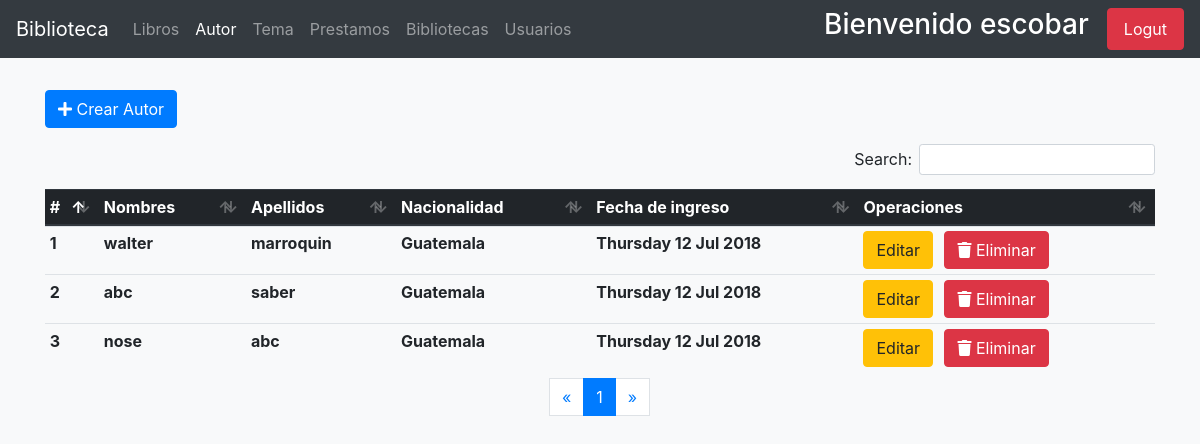
/autores/autores/ (signed in), run on an earlier commit of the app's database.
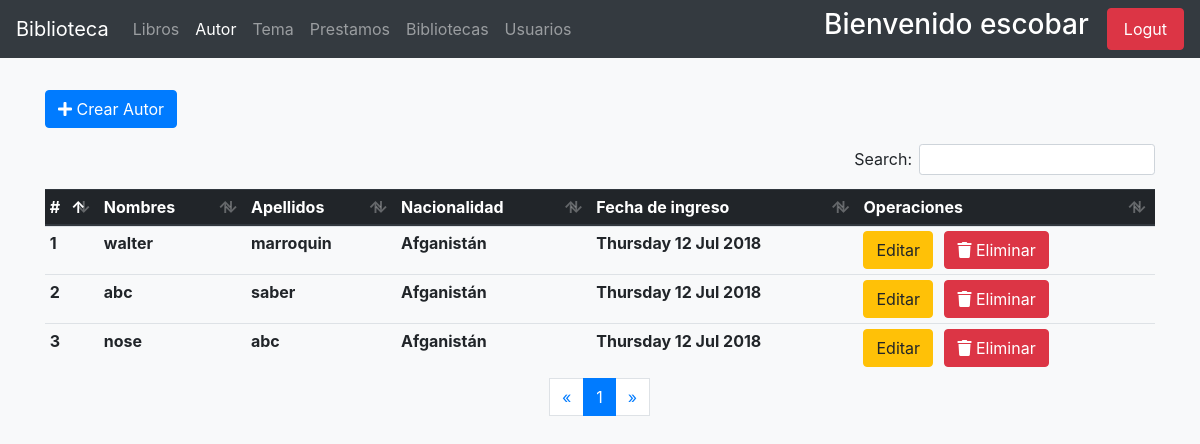
And on a later commit of the database.
### apps/autores/models.py (models this page shows, shortened)
class Author(models.Model):
    nombre = models.CharField(_('nombre'), max_length=150)
    apellido = models.CharField(_('apellido'), max_length=150)
    nacionalidad = models.ForeignKey(Pais, on_delete=models.CASCADE)
    genero = models.BooleanField(_('genero'), default=True, choices=[
        (True, 'masculino'),
        (False, 'femenino')
    ])
    nacimiento = models.DateField(_('fecha de nacimiento'))
    fallecimiento = models.DateField(_('fecha de fallecimiento'),null=True, blank=True)
    fecha_registro = models.DateField(_('fecha de registro'), default=datetime.now())

### models/paises/models.py (models this page shows)
class Pais(models.Model):
    name = models.CharField(max_length=100)
    class Meta:
        verbose_name_plural = 'paises'
    def __str__(self):
        return self.name

### apps/autores/views.py (the view)
# urls.py: path('autores/', views.AuthorAdminView.as_view() ,name='autores-admin'),
class AuthorAdminView(AdminMixin, ListView):
    model = Author
    context_object_name = 'Autor'
    template_name_suffix = '_list_admin'
    paginate_by = 5

### usuarios/mixins.py (called while the page is built)
def _user_mixin(group_name):
    class Mixin(LoginRequiredMixin, UserPassesTestMixin):
        login_url = reverse_lazy('usuarios:index')
        def test_func(self):
            user = self.request.user
            if user.is_superuser:
                return True
            group = Group.objects.get(name=group_name)
            return group in user.groups.all()
    return Mixin

### apps/autores/templates/autores/author_list_admin.html (shortened to what this page needs)
{% extends "base.html" %}
{% block navbar_items %}
    <li class="nav-item ">
        <a class="nav-link" href="{% url 'book:admin_index' %}"> Libros <span class="sr-only">(current)</span></a>
    </li>
    <li class="nav-item active">
        <a class="nav-link" href="{% url 'autor:autores-admin' %}"> Autor </a>
    </li>
    <li class="nav-item ">
        <a class="nav-link" href="{% url 'temas:temas-admin' %}"> Tema </a>
    </li>
    <li class="nav-item">
            <a href="{% url 'prestamos:prestamo-admin' %}" class="nav-link"> Prestamos </a>
    </li>
    <li class="nav-item">
        <a href="{% url 'book:bibliotecas' %}" class="nav-link"> Bibliotecas </a>
    </li>
    <li class="nav-item ">
        <a class="nav-link" href="{% url 'usuarios:list-users' %}"> Usuarios </a>
    </li>
{% endblock %}
{% block content %}
    <div class="container mt-3">
        <a href="{% url 'autor:crear-autor' %}" class="btn btn-primary mt-3"> <i class="fas fa-plus"></i> Crear Autor </a>
    </div>
    <div class="container mt-3">
        <div class="table-responsive">
            <table class="table table-hover mt-3 table-sm" id="table-controller">
                <thead class="thead-dark">
                    <tr>
                        <th scope="col">#</th>
                        <th scope="col"> Nombres </th>
                        <th scope="col"> Apellidos </th>
                        <th scope="col">  Nacionalidad </th>
                        <th scope="col"> Fecha de ingreso  </th>
                        <th scope="col"> Operaciones </th>
                    </tr>
                </thead>
                <tbody>
                    {% for autor in Autor %}
                        <tr>
                            <th scope="row"> {{ forloop.counter }} </th>
                            <th> {{ autor.nombre }} </th>
                            <th> {{ autor.apellido }} </th>
                            <th> {{ autor.nacionalidad }} </th>
                            <th> {{ autor.fecha_registro|date:"l d M Y" }} </th>
                            <th> <a href="{% url 'autor:editar-autor' autor.id %}" class="btn btn-warning"> Editar </a> &nbsp; <a href="{% url 'autor:eliminar-autor' autor.id %}" class="btn btn-danger"><i class="fas fa-trash"></i> Eliminar</a></th>
                        </tr>
                        {% empty %}
                        <div class="container mt-2">
                            <li> No existen autores registrados </li>
                        </div>
                    {% endfor %}
                </tbody>
            </table>
        </div>
        <nav aria-label="Page navigation example">
                <ul class="pagination justify-content-center">
                    {% if page_obj.has_previous %}
                        <li class="page-item"> <a href="?page={{ page_obj.previous_page_number }}" class="page-link" aria-label="Previous">&laquo;</a></li>
                    {% else %}
                    <li class="disabled"><span class="page-link">&laquo; </span> </li>
                    {% endif %}
                    {% for i in paginator.page_range %}
                        {% if page_obj.number == i %}
                            <li class="active page-item"><span class="page-link"> {{ i }} <span class="sr-only">current</span></span></li>
                        {% else %}
                            <li class="page-item"><a href="?page={{ i }}" class="page-link"> {{ i }} </a></li>
                        {% endif %}
                    {% endfor %}
                    {% if page_obj.has_next %}
                        <li class="page-item"><a href="?page={{ page_obj.next_page_number }}" class="page-link">&raquo;</a></li>
                    {% else %}
                        <li class="disabled" class="page-item"> <span class="page-link">&raquo;</span> </li>
                    {% endif %}
                </ul>
            </nav>
    </div>
{% endblock %}

What changed in the data, as far as the page shows it:
changed through a linked row, Author "walter": nacionalidad "Guatemala" → "Afganistán"
changed through a linked row, Author "saber": nacionalidad "Guatemala" → "Afganistán"
changed through a linked row, Author "nose": nacionalidad "Guatemala" → "Afganistán"
